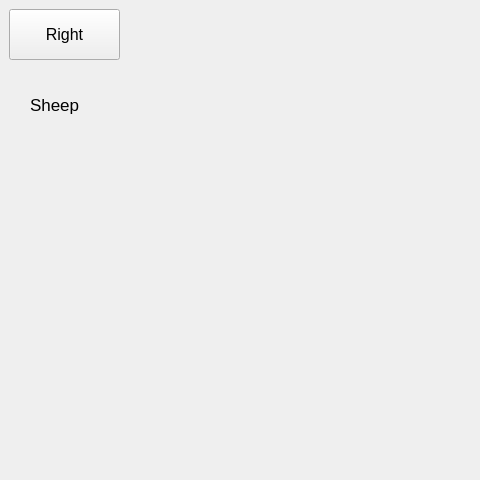
<?xml version="1.0" encoding="UTF-8"?>
<ui version="4.0">
 <class>Widget</class>
 <widget class="QWidget" name="Widget">
  <property name="geometry">
   <rect>
    <x>0</x>
    <y>0</y>
    <width>480</width>
    <height>480</height>
   </rect>
  </property>
  <property name="windowTitle">
   <string>Widget</string>
  </property>
  <widget class="QLabel" name="sheep">
   <property name="geometry">
    <rect>
     <x>30</x>
     <y>70</y>
     <width>71</width>
     <height>71</height>
    </rect>
   </property>
   <property name="font">
    <font>
     <pointsize>13</pointsize>
    </font>
   </property>
   <property name="focusPolicy">
    <enum>Qt::StrongFocus</enum>
   </property>
   <property name="text">
    <string>Sheep</string>
   </property>
  </widget>
  <widget class="QPushButton" name="pushButton">
   <property name="geometry">
    <rect>
     <x>9</x>
     <y>9</y>
     <width>111</width>
     <height>51</height>
    </rect>
   </property>
   <property name="font">
    <font>
     <pointsize>12</pointsize>
    </font>
   </property>
   <property name="focusPolicy">
    <enum>Qt::NoFocus</enum>
   </property>
   <property name="text">
    <string>Right</string>
   </property>
  </widget>
 </widget>
 <layoutdefault spacing="6" margin="11"/>
 <resources/>
 <connections/>
</ui>
